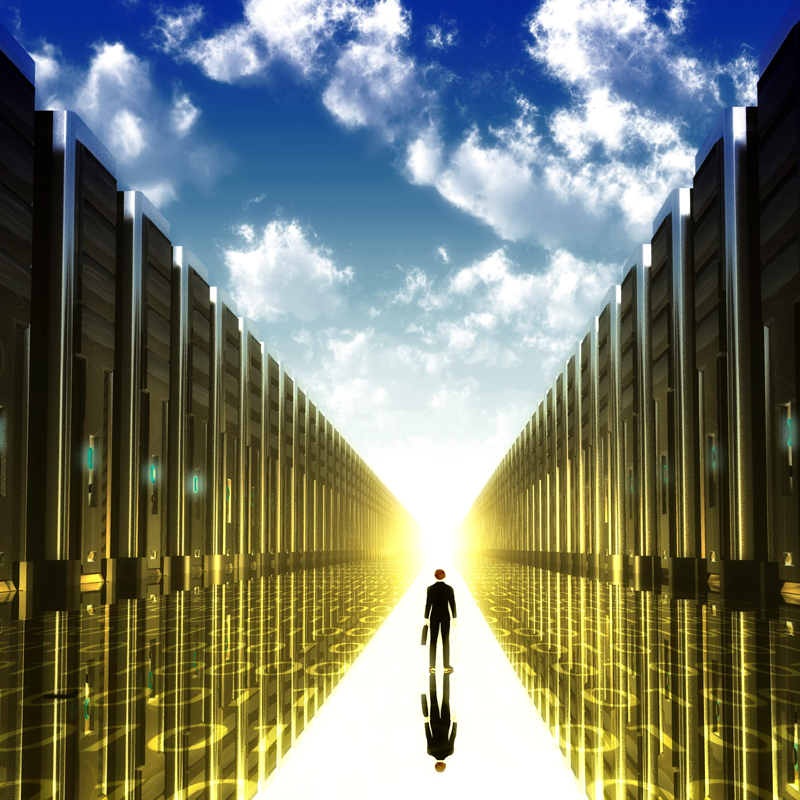
%> input picture MATLAB/picture/1.png, 800 x 800 px; the run also reads 1 picture not shown here
$ octave water_dct2.m   (GNU Octave 9; MATLAB toolbox functions it lacks are replaced by stand-ins)
%> lines starting %> are read from the running program, lines starting %| are printed output that depends on the picture; in (x1, y1, x2, y2) boxes, pixels count from 0 and x2, y2 are one past the last pixel; in counts of white or black regions, pixels touching at a corner belong together; the program's own positions count from 1
### MATLAB/picture/arnold_function.m
function [out] = arnold_function( input)
[h s]=size(input);
%置乱与复原的共同参数
n=2;
a=16;b=16;
N=h;

%置乱
out=zeros(h,s);
for i=1:n
    for y=1:h
        for x=1:s
            xx=mod((x-1)+b*(y-1),N)+1;
            yy=mod(a*(x-1)+(a*b+1)*(y-1),N)+1;
            out(yy,xx)=input(y,x);
        end
    end
end
% figure;
% imshow(imgn,[]);
% title('置乱图像');
end

### MATLAB/picture/water_dct2.m
clear;
clc;

disp('请选择水印图像：');
[filename, pathname] = uigetfile('*.bmp', '读取水印图像文件');
%> the answer given: water01.jpg
pathfile=fullfile(pathname, filename);
markbefore=imread(pathfile);
disp('请选择载体图像：');
[filename2, pathname2] = uigetfile('*.png', '读取载体图像文件');
%> the answer given: 1.png
pathfile2=fullfile(pathname2, filename2);
image=imread(pathfile2);
%> image is the input picture: size 800x800x3 uint8; mean R, G, B 117.8, 123.9, 110.5
% image=imread('rgb.jpg');

%markbefore2=rgb2gray(markbefore);
markbefore2=markbefore;
mark_1=im2bw(markbefore2);    %使水印图像变为二值图
%> mark_1: size 200x200 logical; every value is 0
figure(1);      %打开窗口
subplot(2,3,1);    %该窗口内的图像可以有两行三列
imshow(mark_1),title('水印图像');   %显示水印图像
[mark] = arnold_function(mark_1);
%> after the loop in arnold_function, `for i=1:n`: out: size 200x200 double; every value is 0
marksize=size(mark);   %计算水印图像的长宽
%> marksize = [200 200]
rm=marksize(1);      %rm为水印图像的行数
%> rm = 200
cm=marksize(2);     %cm为水印图像的列数
%> cm = 200


I=mark;
alpha=0.1;     %尺度因子,控制水印添加的强度,决定了频域系数被修改的幅度
k1=[1,0,1,0];
k2=[0,1,0,1];
subplot(2,3,2),imshow(image,[]),title('载体图像'); %[]表示显示时灰度范围为image上的灰度最小值到最大值
yuv=rgb2ycbcr(image);   %将RGB模式的原图变成YUV模式
%> yuv: size 800x800x3 uint8; mean of channels 1, 2, 3 119.5, 123, 126.3
Y=yuv(:,:,1);    %分别获取三层，该层为灰度层
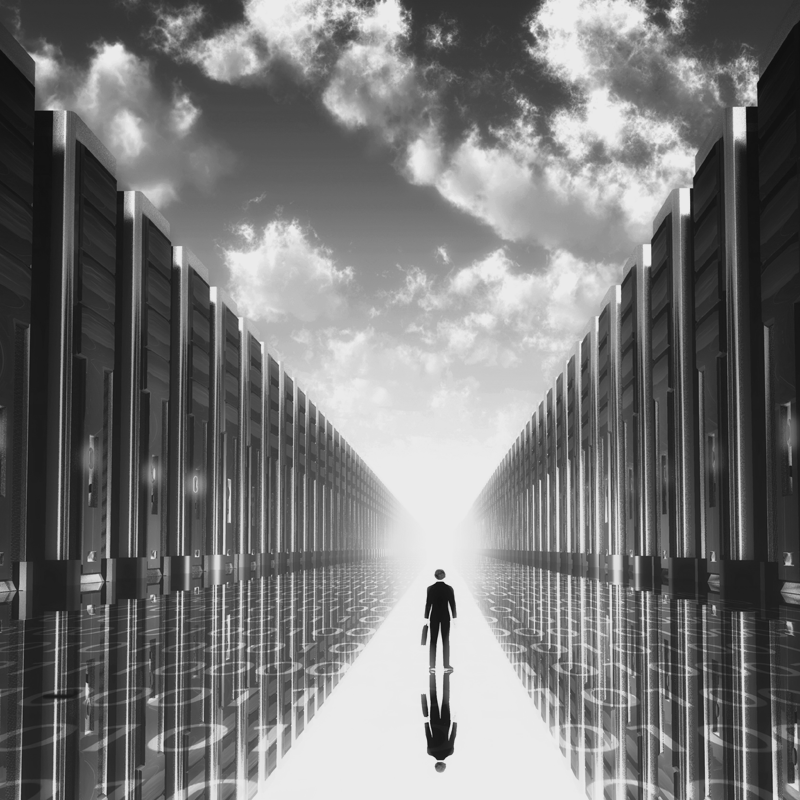
%> Y: size 800x800 uint8; min 16, max 235, mean 119.5
U=yuv(:,:,2);      %因为人对亮度的敏感度大于对色彩的敏感度，因此水印嵌在色彩层上
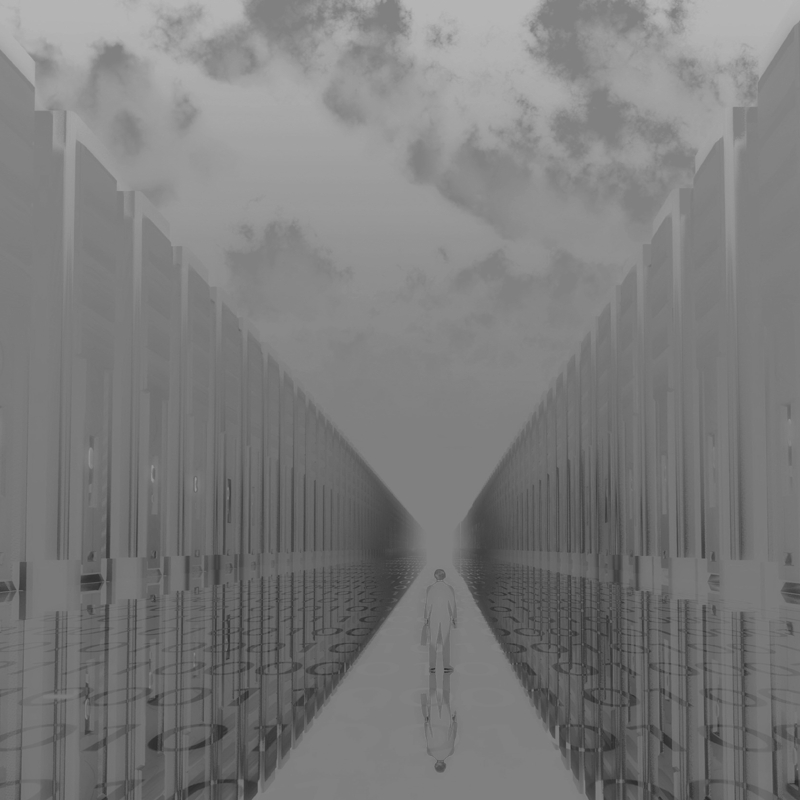
%> U: size 800x800 uint8; min 41, max 182, mean 123
V=yuv(:,:,3);
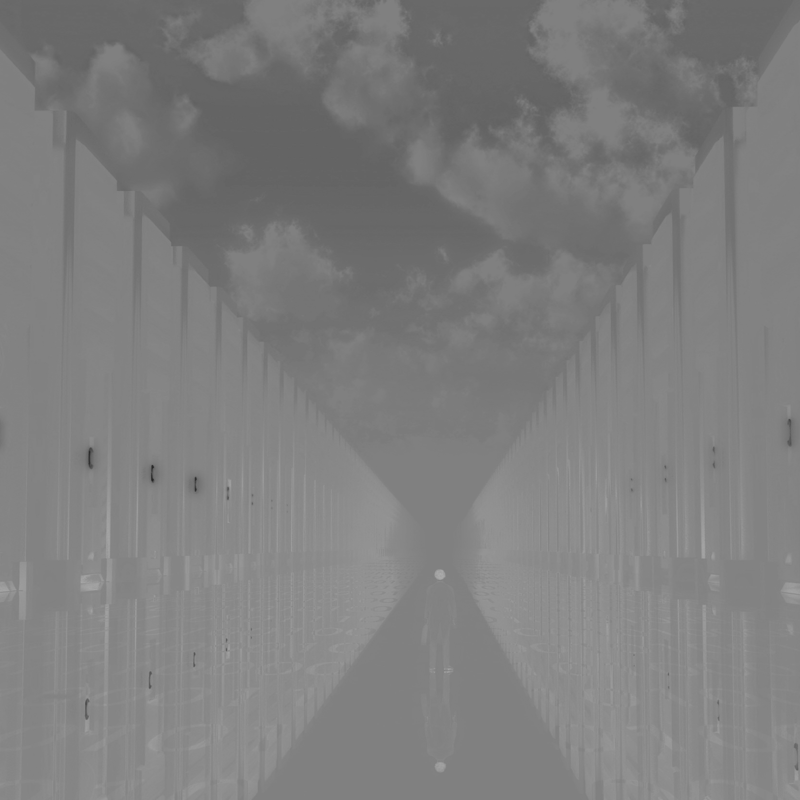
%> V: size 800x800 uint8; min 35, max 171, mean 126.3
[rm2,cm2]=size(U);   %新建一个和载体图像色彩层大小相同的矩阵
%> rm2 = 800; cm2 = 800
before=blkproc(U,[4 4],'dct2');   %将载体图像的灰度层分为4×4的小块，每一块内做二维DCT变换，结果记入矩阵before
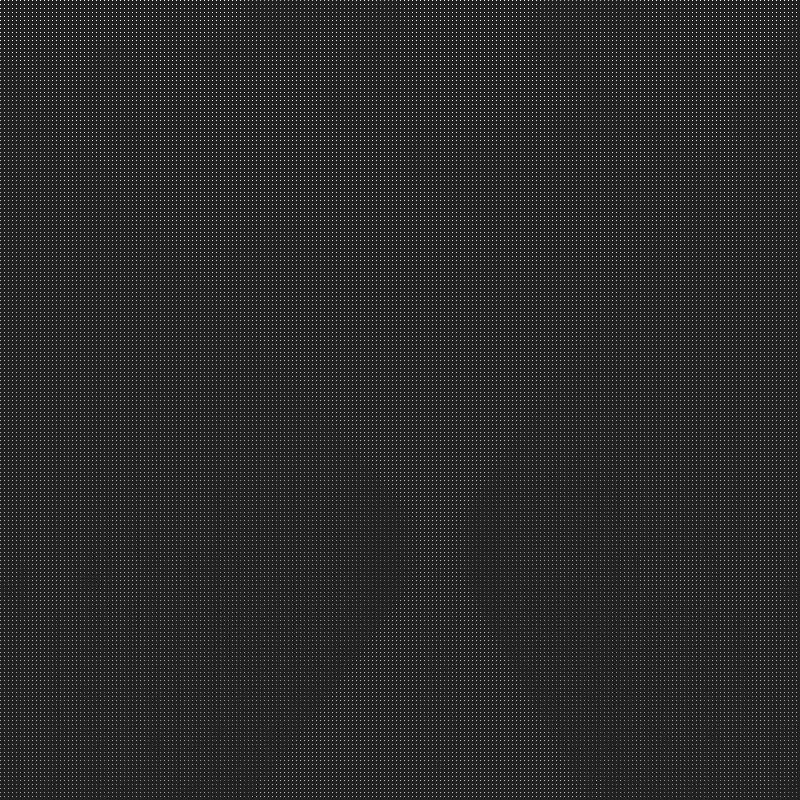
%> before: size 800x800 double; min -108.3, max 723.8, mean 30.8; drawn with min black and max white

after=before;   %初始化载入水印的结果矩阵
for i=1:rm          %在中频段嵌入水印
    for j=1:cm
        x=(i-1)*4;
        y=(j-1)*4;
        if mark(i,j)==1
            k=k1;
            after(x+1,y+1)=(floor(before(x+1,y+1)/50)-0.5)*50;
        else
            k=k2;
            after(x+1,y+1)=floor(before(x+1,y+1)/50)*50;
        end
% [6 lines of commented-out code are left out]
    end
end
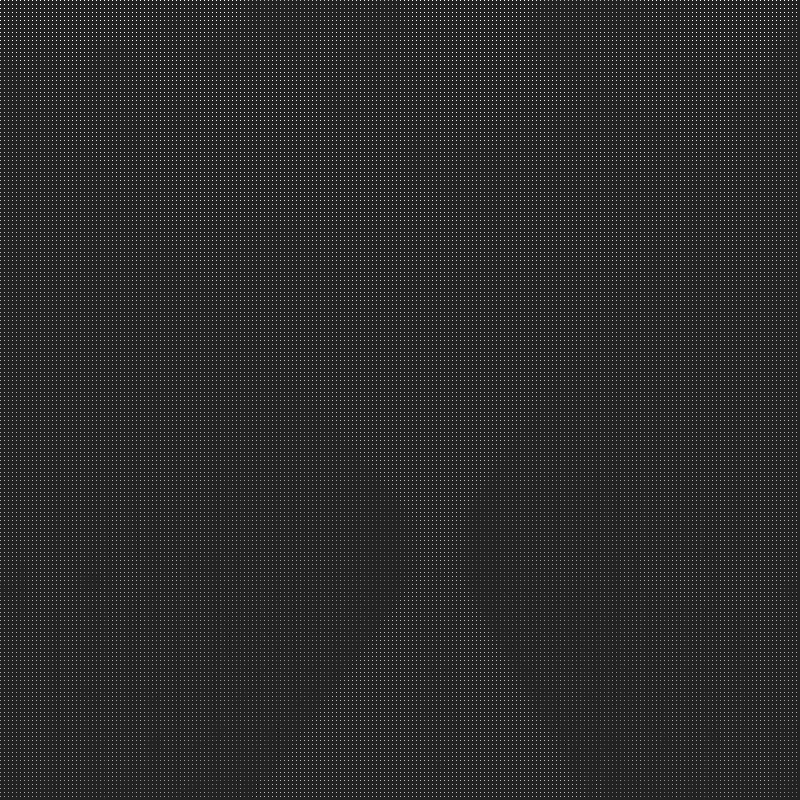
%> after: size 800x800 double; 6.22% of pixels changed, all inside (x1, y1, x2, y2) = (0, 0, 797, 797); drawn with min black and max white
%> after the loop, k = [0 1 0 1]
%> (the run ends here)
